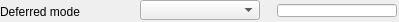
   <widget class="caFrame" name="caFrame_17">
    <property name="geometry">
     <rect>
      <x>9</x>
      <y>271</y>
      <width>399</width>
      <height>22</height>
     </rect>
    </property>
    <widget class="caLabel" name="caLabel_39">
     <property name="geometry">
      <rect>
       <x>0</x>
       <y>4</y>
       <width>130</width>
       <height>15</height>
      </rect>
     </property>
     <property name="text">
      <string>Deferred mode</string>
     </property>
     <property name="alignment">
      <set>Qt::AlignAbsolute|Qt::AlignLeading|Qt::AlignLeft|Qt::AlignVCenter</set>
     </property>
     <property name="fontScaleMode">
      <enum>ESimpleLabel::WidthAndHeight</enum>
     </property>
     <property name="foreground">
      <color>
       <red>0</red>
       <green>0</green>
       <blue>0</blue>
      </color>
     </property>
     <property name="background">
      <color alpha="0">
       <red>0</red>
       <green>0</green>
       <blue>0</blue>
      </color>
     </property>
     <property name="frameShape">
      <enum>QFrame::NoFrame</enum>
     </property>
    </widget>
    <widget class="caMenu" name="caMenu_1">
     <property name="geometry">
      <rect>
       <x>140</x>
       <y>0</y>
       <width>120</width>
       <height>20</height>
      </rect>
     </property>
     <property name="channel" stdset="0">
      <string>$(DMC)DEFER_MODE_CMD</string>
     </property>
     <property name="colorMode">
      <enum>caMenu::Static</enum>
     </property>
     <property name="foreground">
      <color>
       <red>0</red>
       <green>0</green>
       <blue>0</blue>
      </color>
     </property>
     <property name="background">
      <color>
       <red>115</red>
       <green>223</green>
       <blue>255</blue>
      </color>
     </property>
    </widget>
    <widget class="caLineEdit" name="caLineEdit_14">
     <property name="geometry">
      <rect>
       <x>277</x>
       <y>4</y>
       <width>120</width>
       <height>13</height>
      </rect>
     </property>
     <property name="alignment">
      <set>Qt::AlignAbsolute|Qt::AlignLeading|Qt::AlignLeft|Qt::AlignVCenter</set>
     </property>
     <property name="channel" stdset="0">
      <string>$(DMC)DEFER_MODE_STATUS</string>
     </property>
     <property name="foreground">
      <color>
       <red>10</red>
       <green>0</green>
       <blue>184</blue>
      </color>
     </property>
     <property name="background">
      <color>
       <red>187</red>
       <green>187</green>
       <blue>187</blue>
      </color>
     </property>
     <property name="colorMode">
      <enum>caLineEdit::Static</enum>
     </property>
     <property name="precisionMode">
      <enum>caLineEdit::Channel</enum>
     </property>
     <property name="limitsMode">
      <enum>caLineEdit::Channel</enum>
     </property>
     <property name="maxValue">
      <double>1.000000000000000</double>
     </property>
     <property name="minValue">
      <double>0.000000000000000</double>
     </property>
     <property name="fontScaleMode" stdset="0">
      <enum>caLineEdit::WidthAndHeight</enum>
     </property>
     <property name="formatType">
      <enum>caLineEdit::decimal</enum>
     </property>
    </widget>
   </widget>
